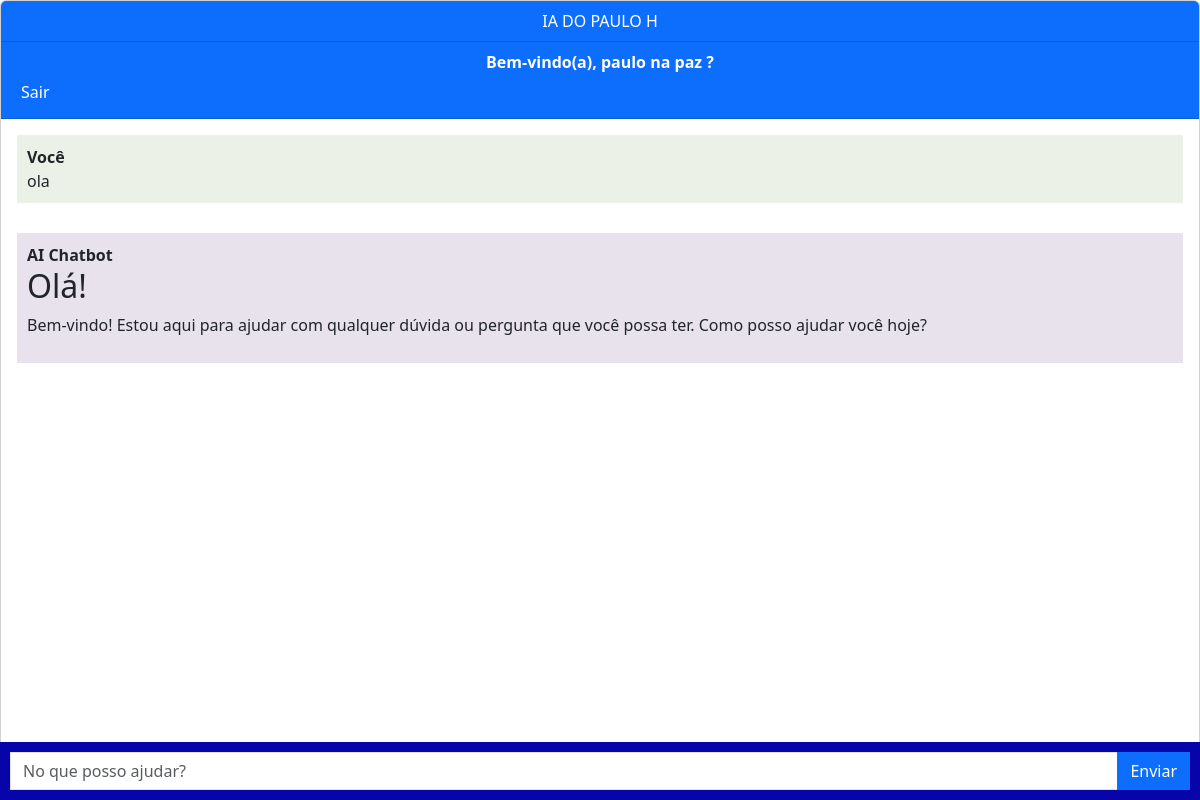
The app's page / (signed in) with its own data.
### chatbot/models.py (models this page shows, shortened)
class Chat(models.Model):
    user = models.ForeignKey(User, on_delete=models.PROTECT, null=True)
    message = models.TextField()
    response = models.TextField()
    created_at = models.DateTimeField(auto_now_add=True)

### chatbot/views.py (the view, shortened to what this page needs)
# urls.py: path('',views.chatbot,name='chatbot'),
@login_required
def chatbot(request):
    chats=Chat.objects.filter(user=request.user)
    return render(request,'chatbot.html',{'chats':chats})

### core/templates/chatbot.html (shortened to what this page needs)
{% extends 'base.html' %}
{% block content %}
<div class="chat-container">
  <div class="card flex-grow-1">
    <div class="card-header bg-primary text-white text-center">
      IA DO PAULO H
    </div>
    <div class="card-header bg-primary text-white text-center">
      <b>Bem-vindo(a), {{user.username}} na paz ?</b>
      <form action="{% url 'logout' %}" method="post" id="logout-form" class="nav-link px-0 align-middle">
        <button type="submit" class="btn btn-link text-decoration-none text-reset nav-link px-0 align-middle">
          <span class="ms-1 align-middle">Sair</span>
        </button>
      </form>
    </div>
    <div class="card-body messages-box">
      <ul class="list-unstyled messages-list">
        {% for chat in chats %}
          <li class="message sent">
            <div class="message-text">
              <div class="message-sender">
                <b>Você</b>
              </div>
              <div class="message-content">
                {{chat.message}}
              </div>
            </div>
          </li>
          <li class="message received">
            <div class="message-text">
              <div class="message-sender">
                <b>AI Chatbot</b>
              </div>
              <div class="markdown-content">
                {{chat.response|safe}}
              </div>
            </div>
          </li>
        {% endfor %}
      </ul>
    </div>
    <br><br>
    <br><br>
    <br><br>
  </div>
  <form class="message-form">
    <div class="input-group">
      <input type="text" class="form-control message-input" placeholder="No que posso ajudar?">
      <div class="input-group-append">
        <button type="submit" class="btn btn-primary btn-send">Enviar</button>
      </div>
    </div>
  </form>
</div>
{% endblock %}

### core/templates/chatbot.html (style rules this page uses)
body, html { height: 100%; }
.messages-box { flex: 1; overflow-y: auto; }
.messages-list { padding-left: 0; }
.message { margin-bottom: 30px; list-style: none; }
.message-text { padding: 10px; border-radius: 5px; }
.sent { background-color: #ecf1e7; align-self: flex-end; }
.received { background-color: #e7e2eb; align-self: flex-start; }
.message-form { display: flex; position: fixed; bottom: 0; left: 0; right: 0; padding: 10px; background-color: #0704aa; }
.message-input { flex: 1; border-radius: 0; border-right: none; }
.btn-send { border-radius: 0; }
.chat-container { height: 100%; display: flex; flex-direction: column; }

### records on screen
Chat: message "ola", response "Olá! Bem-vindo! Estou aqui para ajudar com qualquer dúvida ou pergunta que você possa ter. Como posso ajudar você hoje?"

### other values on screen
{{ user.username }} "paulo"
